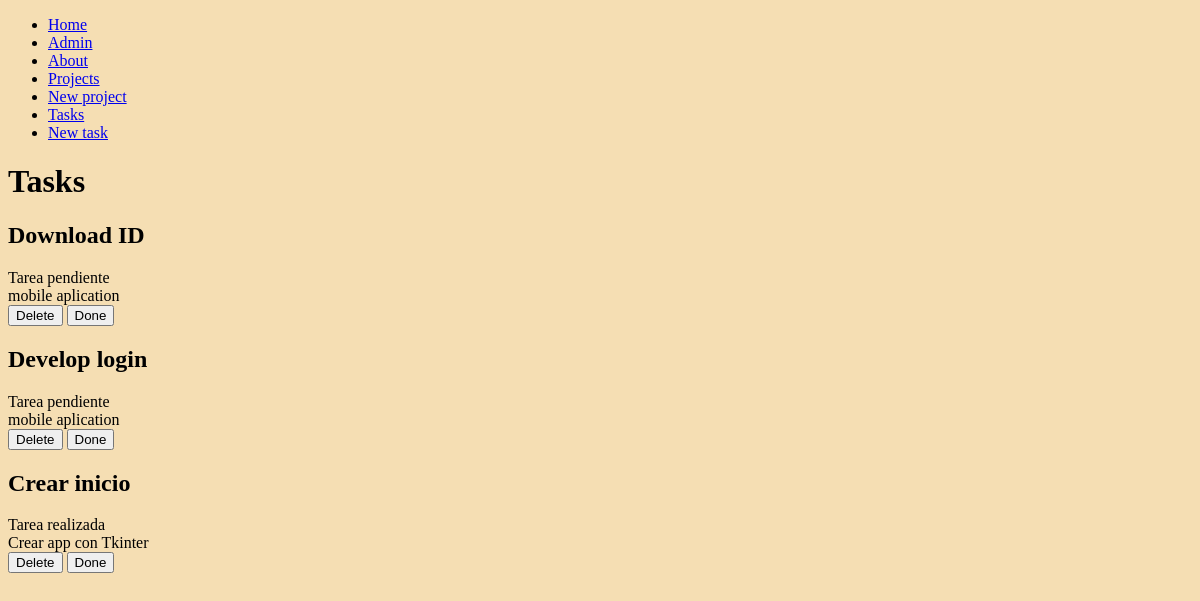
/tasks/, run on an earlier commit of the app's database.
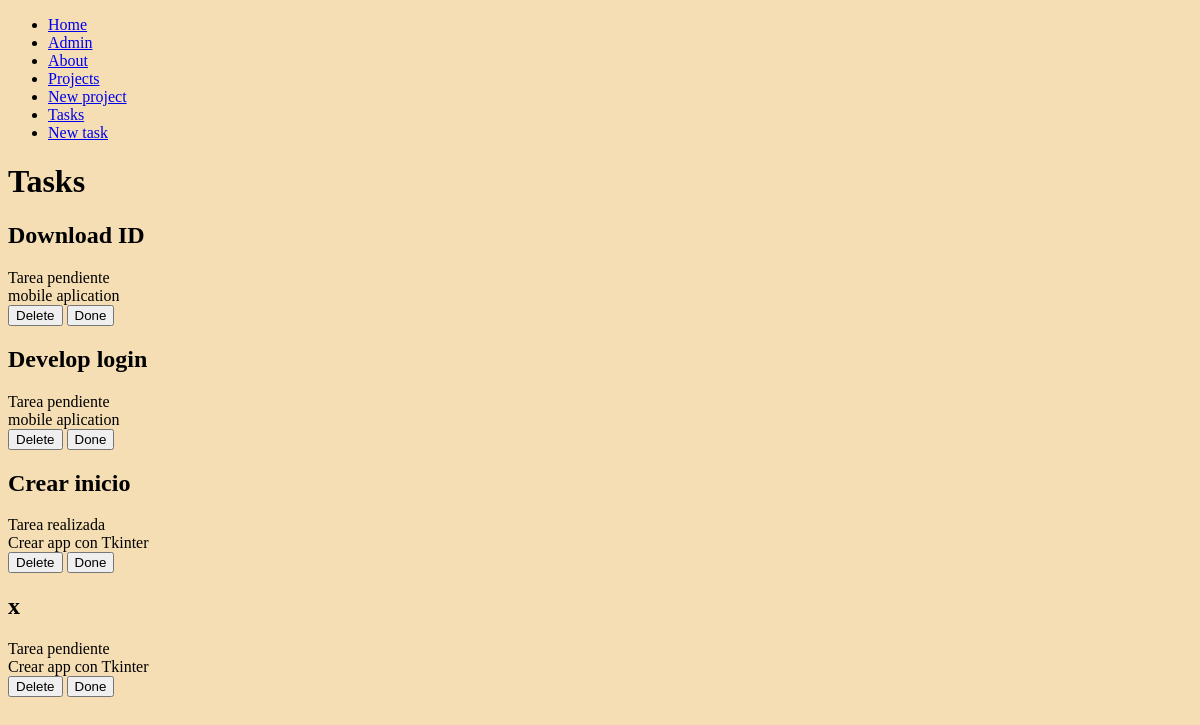
And on a later commit of the database.
### myapp/models.py (models this page shows, shortened)
class Task(models.Model):
    title = models.CharField(max_length=200)
    description = models.TextField()
    project = models.ForeignKey(Project, on_delete=models.CASCADE)
    done = models.BooleanField(default=False)

class Project(models.Model):
    name = models.CharField(max_length=200)
    def __str__(self):
        return self.name

### myapp/views.py (the view)
# urls.py: path('tasks/', tasks, name='tasks'),
def tasks(request):
    tasks = Task.objects.all()
    return render(request, 'tasks.html', {'tasks': tasks})

### myapp/templates/tasks.html
{% extends 'base.html' %}
{% block content %}
    <h1>Tasks</h1>
    {% for task in tasks %}
        <div>
            <h2>
                {{task.title}}
            </h2>
            {% if task.done == False %}
                <div>Tarea pendiente</div>
            {% else %}
                <div>Tarea realizada</div>
            {% endif %}
            <div>
                {{task.project}}
            </div>
            <button>Delete</button>
            <button>Done</button>
        </div>
    {% endfor %}
{% endblock %}

### myapp/templates/base.html (shortened to what this page needs)
{% load static %}
<!DOCTYPE html>
<html lang="es">
<head>
    <link rel="stylesheet" href="{% static 'main.css' %}">
</head>
<body>
    <nav>
        <ul>
            <li><a href="{% url 'index' %}">Home</a></li>
            <li><a href="/admin">Admin</a></li>
            <li><a href="{% url 'about' %}">About</a></li>
            <li><a href="{% url 'projects' %}">Projects</a></li>
            <li><a href="{% url 'create_project' %}">New project</a></li>
            <li><a href="{% url 'tasks' %}">Tasks</a></li>
            <li><a href="{% url 'create_task' %}">New task</a></li>
        </ul>
    </nav>
    {% block content %}
    {% endblock %}
</body>
</html>

### myapp/static/main.css (style rules this page uses)
body { background-color: wheat; }

What changed in the data, as far as the page shows it:
added Task: title "x", done "Tarea pendiente", project "Crear app con Tkinter"
